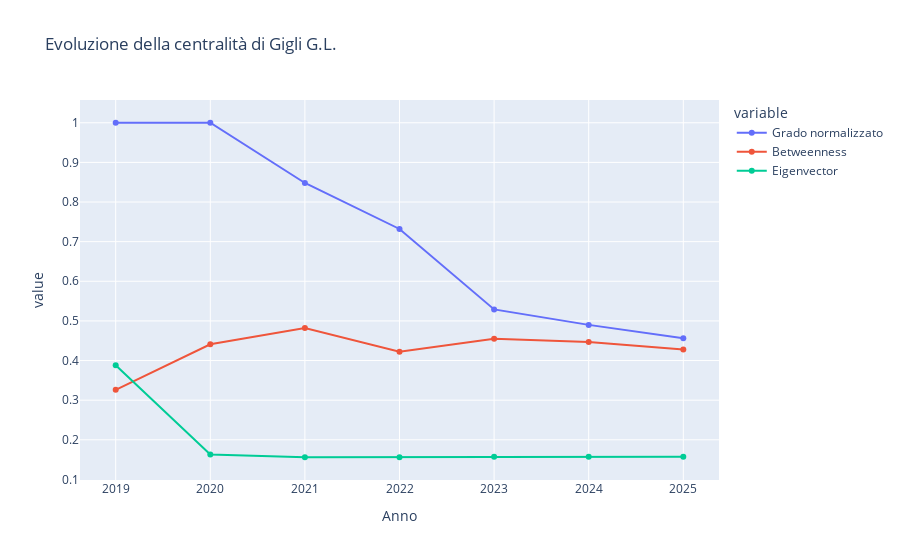

Notebook cell for this chart:
### Markdown cell above
L’autore Gigli G.L. risulta stabilmente centrale lungo l’intero periodo osservato, mantenendo il primo posto per grado e valori elevati di betweenness ed eigenvector centrality in tutti gli anni analizzati

### Code cell
import plotly.express as px

fig = px.line(
    df_centrality,
    x="Anno",
    y=["Grado normalizzato", "Betweenness", "Eigenvector"],
    markers=True,
    title=f"Evoluzione della centralità di {central_author}"
)

fig.show()

### Figure 1 — Plotly figure (JSON) as saved in the notebook; plotly's stock layout.template omitted (floating-point values rounded to 4 significant figures)
{"data": [{"hovertemplate": "variable=Grado normalizzato<br>Anno=%{x}<br>value=%{y}<extra></extra>", "legendgroup": "Grado normalizzato", "line": {"color": "#636efa", "dash": "solid"}, "marker": {"symbol": "circle"}, "mode": "lines+markers", "name": "Grado normalizzato", "orientation": "v", "showlegend": true, "type": "scatter", "x": [2019, 2020, 2021, 2022, 2023, 2024, 2025], "xaxis": "x", "y": [1.0, 1.0, 0.848, 0.732, 0.529, 0.49, 0.456], "yaxis": "y"}, {"hovertemplate": "variable=Betweenness<br>Anno=%{x}<br>value=%{y}<extra></extra>", "legendgroup": "Betweenness", "line": {"color": "#EF553B", "dash": "solid"}, "marker": {"symbol": "circle"}, "mode": "lines+markers", "name": "Betweenness", "orientation": "v", "showlegend": true, "type": "scatter", "x": [2019, 2020, 2021, 2022, 2023, 2024, 2025], "xaxis": "x", "y": [0.326, 0.441, 0.482, 0.422, 0.455, 0.447, 0.428], "yaxis": "y"}, {"hovertemplate": "variable=Eigenvector<br>Anno=%{x}<br>value=%{y}<extra></extra>", "legendgroup": "Eigenvector", "line": {"color": "#00cc96", "dash": "solid"}, "marker": {"symbol": "circle"}, "mode": "lines+markers", "name": "Eigenvector", "orientation": "v", "showlegend": true, "type": "scatter", "x": [2019, 2020, 2021, 2022, 2023, 2024, 2025], "xaxis": "x", "y": [0.388, 0.163, 0.156, 0.156, 0.157, 0.157, 0.157], "yaxis": "y"}], "layout": {"legend": {"title": {"text": "variable"}, "tracegroupgap": 0}, "title": {"text": "Evoluzione della centralità di Gigli G.L."}, "xaxis": {"anchor": "y", "domain": [0, 1], "title": {"text": "Anno"}}, "yaxis": {"anchor": "x", "domain": [0, 1], "title": {"text": "value"}}}}
